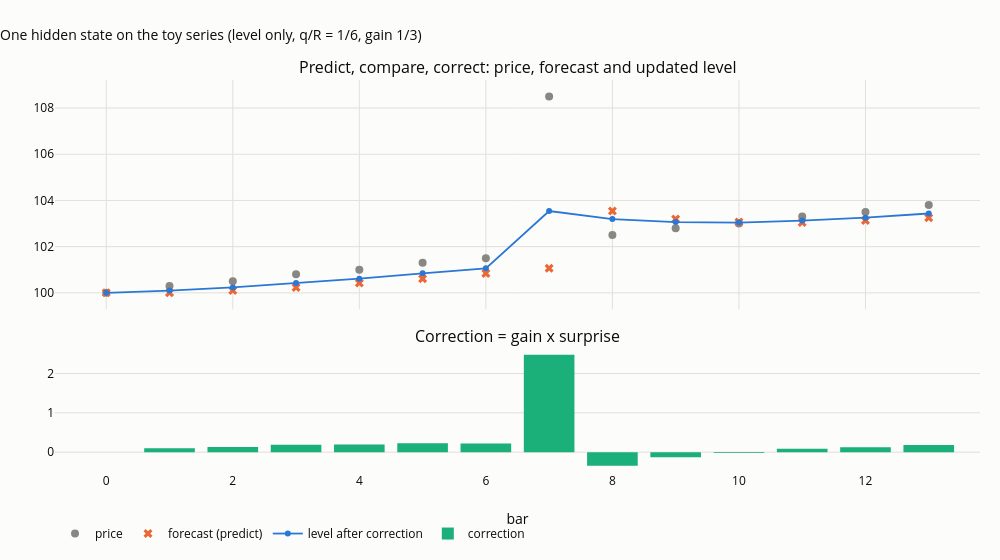

Notebook code for this chart:
### Code cell
fig = make_subplots(rows=2, cols=1, shared_xaxes=True, vertical_spacing=0.1, row_heights=[0.65, 0.35],
                    subplot_titles=("Predict, compare, correct: price, forecast and updated level", "Correction = gain x surprise"))
bars = np.arange(len(toy))
fig.add_scatter(x=bars, y=toy, name="price", mode="markers", marker=dict(size=8, color=MUTED), row=1, col=1)
fig.add_scatter(x=bars, y=res["forecast"], name="forecast (predict)", mode="markers", marker=dict(size=8, symbol="x", color=SERIES[1]), row=1, col=1)
fig.add_scatter(x=bars, y=res["states"][:, 0], name="level after correction", mode="lines+markers", line=dict(width=1.8, color=SERIES[0]), row=1, col=1)
fig.add_bar(x=bars, y=res["gain"] * res["surprise"], name="correction", marker_color=SERIES[2], row=2, col=1)
fig.update_layout(title="One hidden state on the toy series (level only, q/R = 1/6, gain 1/3)", height=560, width=1000,
                  margin=dict(t=80, b=60), legend=dict(orientation="h", y=-0.12, x=0))
fig.update_xaxes(title_text="bar", row=2, col=1)
save_figure(fig, "c01_predict_compare_correct", FIG)
fig

### Figure 1 — Plotly figure (JSON) as saved in the notebook; plotly's stock layout.template omitted (floating-point values rounded to 4 significant figures)
{"data": [{"marker": {"color": "#898781", "size": 8}, "mode": "markers", "name": "price", "type": "scatter", "x": [0, 1, 2, 3, 4, 5, 6, 7, 8, 9, 10, 11, 12, 13], "xaxis": "x", "y": [100.0, 100.3, 100.5, 100.8, 101.0, 101.3, 101.5, 108.5, 102.5, 102.8, 103.0, 103.3, 103.5, 103.8], "yaxis": "y"}, {"marker": {"color": "#eb6834", "size": 8, "symbol": "x"}, "mode": "markers", "name": "forecast (predict)", "type": "scatter", "x": [0, 1, 2, 3, 4, 5, 6, 7, 8, 9, 10, 11, 12, 13], "xaxis": "x", "y": [100.0, 100.0, 100.1, 100.2, 100.4, 100.6, 100.8, 101.1, 103.5, 103.2, 103.1, 103.0, 103.1, 103.3], "yaxis": "y"}, {"line": {"color": "#2a78d6", "width": 1.8}, "mode": "lines+markers", "name": "level after correction", "type": "scatter", "x": [0, 1, 2, 3, 4, 5, 6, 7, 8, 9, 10, 11, 12, 13], "xaxis": "x", "y": [100.0, 100.1, 100.2, 100.4, 100.6, 100.8, 101.1, 103.5, 103.2, 103.1, 103.0, 103.1, 103.3, 103.4], "yaxis": "y"}, {"marker": {"color": "#1baf7a"}, "name": "correction", "type": "bar", "x": [0, 1, 2, 3, 4, 5, 6, 7, 8, 9, 10, 11, 12, 13], "xaxis": "x2", "y": [0.0, 0.1, 0.1333, 0.1889, 0.1926, 0.2284, 0.2189, 2.479, -0.3471, -0.1314, -0.02095, 0.08603, 0.124, 0.1827], "yaxis": "y2"}], "layout": {"annotations": [{"font": {"size": 16}, "showarrow": false, "text": "Predict, compare, correct: price, forecast and updated level", "x": 0.5, "xanchor": "center", "xref": "paper", "y": 1.0, "yanchor": "bottom", "yref": "paper"}, {"font": {"size": 16}, "showarrow": false, "text": "Correction = gain x surprise", "x": 0.5, "xanchor": "center", "xref": "paper", "y": 0.315, "yanchor": "bottom", "yref": "paper"}], "height": 560, "legend": {"orientation": "h", "x": 0, "y": -0.12}, "margin": {"b": 60, "t": 80}, "title": {"text": "One hidden state on the toy series (level only, q/R = 1/6, gain 1/3)"}, "width": 1000, "xaxis": {"anchor": "y", "domain": [0.0, 1.0], "matches": "x2", "showticklabels": false}, "xaxis2": {"anchor": "y2", "domain": [0.0, 1.0], "title": {"text": "bar"}}, "yaxis": {"anchor": "x", "domain": [0.415, 1.0]}, "yaxis2": {"anchor": "x2", "domain": [0.0, 0.315]}}}
